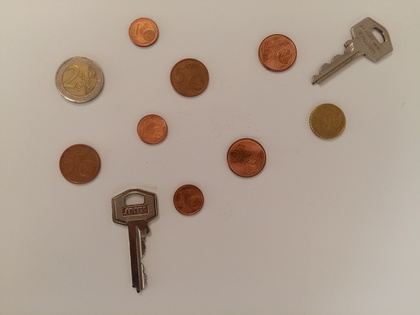
%> input picture Practice3/Code/monedasLlaves.jpg, 420 x 315 px, shrunk from 3264 x 2448 before the run
$ octave practica3.m   (GNU Octave 9; MATLAB toolbox functions it lacks are replaced by stand-ins)
%> lines starting %> are read from the running program, lines starting %| are printed output that depends on the picture; in (x1, y1, x2, y2) boxes, pixels count from 0 and x2, y2 are one past the last pixel; in counts of white or black regions, pixels touching at a corner belong together; the program's own positions count from 1
### Practice3/Code/ExpansionContraste.m
function fMayorContraste=ExpansionContraste(f,porcentajeResidual)

%%%%%%%%%%%%%%%%%%%%%%%%%%%%%%%%%%%%%%%%%%%%%%%%%%%%%%%%%%%%%%%%%%%%%%%%%%
%
% Funcion ExpansionContraste que toma una imagen y un porcentaje que
% servira de referencia para expandir el histograma de la imagen y aumentar
% el contraste.
%
% Parametros de entrada:
% . f: imagen a tratar
% . porcentajeResidual: entero que representa el tanto por ciento a
% despreciar del histograma por cada uno de los lados del mismo.
%
% Parametros de salida:
% . fMayorContraste: imagen con el histograma expandido.
%
%%%%%%%%%%%%%%%%%%%%%%%%%%%%%%%%%%%%%%%%%%%%%%%%%%%%%%%%%%%%%%%%%%%%%%%%%%

[M,N]=size(f); Npixels=M*N;

%Obtenemos el histograma de la imagen
[counts, r]=imhist(f);

%Variables auxiliares para comprobar el porcentaje y tomar el nivel de
%intensidad
integral=0; idx=0;

%Se obtiene el nivel de intensidad minimo a tener en cuenta
while(integral<=porcentajeResidual*Npixels/100)
    idx=idx+1;
    integral=cumsum(counts(1:idx));
end

%Valor minimo hasta el cual los nuevos valores de intensidad seran 0
rmin=r(idx);

integral=0; idx=length(counts);

%Se obtiene el nivel de intensidad maximo a tener en cuenta
while(integral<=(porcentajeResidual*Npixels/100))
    integral=cumsum(counts(idx:end));
    idx=idx-1;
end

%Valor maximo a partir del cual los nuevos valores de intensidad seran 255
rmax=r(idx);

%Se hace uso de la funcion contrasStretching para obtener la lut de
%transformacion lineal a trozos
lut=ContrastStretching(r,rmin,0,rmax,255);

%Aumentamos el contraste haciendo uso de la lut
fMayorContraste=lut(f+1);

end

### Practice3/Code/ContrastStretching.m
function s=ContrastStretching(r, r1, s1, r2,s2)

%%%%%%%%%%%%%%%%%%%%%%%%%%%%%%%%%%%%%%%%%%%%%%%%%%%%%%%%%%%%%%%%%%%%%%%%%%
%
% Funcion ContrastStretching que realiza una tabla de transformacion lineal
% a trozos para un histograma. Por debajo del nivel r1 se transforma segun
% s1; y por encima de r2 se transforma segun s2 hasta 255. El segundo tramo
% es una transformaci?n lineal entre r1-r2, seg?n s1-s2. La transformacion
% es en tres trozos.
%
% Parametros de entrada:
% . r : rango dinamico original de la imagen.
% . r1: rango dinamico original. Valor inicial del segundo tramo de la
%       transformacion
% . s1: rango dinamico nuevo. Valor inicial del segundo tramo de la
%       transformacion
% . r2: rango dinamico original. Valor final del segundo tramo de la
%       transformacion
% . s2: rango dinamico nuevo. Valor final del segundo tramo de la
%       transformacion
% Parametros de salida:
% . s: rango dinamico resultante de la transformacion lineal
%
%%%%%%%%%%%%%%%%%%%%%%%%%%%%%%%%%%%%%%%%%%%%%%%%%%%%%%%%%%%%%%%%%%%%%%%%%%

    %Primer tramo. Por debajo de r1
    if r<=r1
        s0=0;r0=0;m=(s1-s0)/(r1-r0);
    %Tercer tramo. Por encima de r2
    elseif r>=r2
        s0=s2;r0=r2;m=(255-s0)/(255-r0);
    %Segundo tramo. Entre r1 y r2
    else
        s0=s1;r0=r1;m=(s2-s0)/(r2-r0);
    end

    %Ecuacion punto-pendiente de la transformaci?n
    s=uint8(s0+m*(r-r0));

end

### Practice3/Code/CalculaUmbralOtsu.m
function umbral = CalculaUmbralOtsu (h)

%%%%%%%%%%%%%%%%%%%%%%%%%%%%%%%%%%%%%%%%%%%%%%%%%%%%%%%%%%%%%%%%%%%%%%%%%%
%
% Funcion CalculaUmbralOtsu que el histograma de una imagen y calcula un
% umbral para binarizar la imagen, segun el m?todo de Otsu.
%
% Parametros de entrada:
% . h: histograma de la imagen como vector que contiene el numero de
% pixeles de cada nivel.
% Parametros de salida:
% . umbral: nivel de gris que separa el histograma en fondo y objeto.
%
%%%%%%%%%%%%%%%%%%%%%%%%%%%%%%%%%%%%%%%%%%%%%%%%%%%%%%%%%%%%%%%%%%%%%%%%%%

%Obtenemos la funcion de probabilidad del histograma
p = double(h)/sum(h);

%Variable auxiliar que almacena la varianza de la funcion p segun el nivel
%de gris que separe las dos funciones del metodo de Otsu.
tabVarIntraclase = zeros(256,1);

%Para cada nivel de gris, se definen dos funciones de probabilidad, y se
%calcula su varianza
for T = 0:255
   indT = T+1;
   %Se calculan las constantes que escalan las dos funciones desde las que
   %se parte en cada iteracion
   A1 = sum(p(1:indT));
   A2 = sum(p(indT+1:256));

   %Se calculan la medias de ambas funciones de probabilidad
   mu1 = 0;
   mu2 = 0;
   for r=0:T
      mu1 = mu1 + r*p(r+1);
   end
   for r=T+1:255
      mu2 = mu2 + r*p(r+1);
   end

   mu1 = mu1/A1;
   mu2 = mu2/A2;

   %Se calculan la varianzas de ambas funciones de probabilidad
   var1 = 0;
   var2 = 0;
   for r=0:T
      var1 = var1 + (r-mu1)^2*p(r+1);
   end
   for r=T+1:255
      var2 = var2 + (r-mu2)^2*p(r+1);
   end
   var1 = var1/A1;
   var2 = var2/A2;

   %Tabla de varianza de la funcion p para cada par de funciones segun el
   %nivel de gris
   tabVarIntraclase(indT) = A1*var1+A2*var2;
end

%Obtenemos la posici?n del minimo de la varianza, nivel en el que las
%funciones coinciden
[varMin,indMin] = min(tabVarIntraclase);

%El umbral coincidir? con la posici?n (1:256) de dicho m?nimo transformado
%a nivel de gris(0:255)
umbral = indMin-1;

end

### Practice3/Code/cierre.m
function fClose = cierre(f,mask)

    % Numero de filas de la imagen
    M = size(f,1);

    % Aplicamos un dilatado y al resultado aplicamos un erosionado:
    fClose = images.internal.morphop(f,mask,'dilate','notpacked',M);
    fClose = images.internal.morphop(fClose,mask,'erode','notpacked',M);

end

### Practice3/Code/practica3.m
%%%%%%%%%%%%%%%%%%%%%%%         PRACTICA 3            %%%%%%%%%%%%%%%%%%%%%

clear all
close all

%% 1. Lectura y filtrado

%Lectura y conversion a escala de grises:
I=im2double(imread('monedasLlaves.jpg'));I=rgb2gray(I);
%> after `I=rgb2gray(I)`:
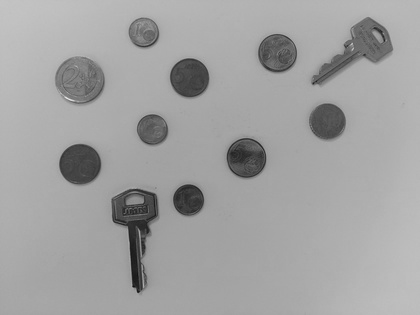
%> I: size 315x420 double; min 0.0651, max 0.925, mean 0.636

figure(1), title(strcat('Imagen monedasLlaves')), imshow(I), shg

%Filtro de mediana:
I_Mediana=uint8(255*medfilt2(I,[5 5]));
%I_mediana=FiltroMediana(I, radioMask);
figure(2), title(strcat('Imagen monedasLlaves filtrada')),...
    imshow(I_Mediana), shg

input('Pulse cualquier tecla para continuar')
%> the answer given: 3

%Expasion de contraste mediante analisis de histograma:
I_MayorContraste=ExpansionContraste(I_Mediana,8);
%> in ExpansionContraste, `[counts, r]=imhist(f);`: counts = 256 values, max 7171 at index 164, min 0 at index 2, mean 516.8; r = 256 values from 0 to 255
%> the loop in ExpansionContraste, `while(integral<=porcentajeResidual*Npixels/100)` made 107 passes
%> integral on passes 1 to 12: 12, [12; 12], [12; 12; 12], [12; 12; 12; 12], [12; 12; 12; 12; 12], [12; 12; 12; 12; 12; 12], [12; 12; 12; 12; 12; 12; 12], [12; 12; 12; 12; 12; 12; 12; 12], [12; 12; 12; 12; 12; 12; 12; 12; 12], [12; 12; 12; 12; 12; 12; 12; 12; 12; 12], [12; 12; 12; 12; 12; 12; 12; 12; 12; 12; 12], [12; 12; 12; 12; 12; 12; 12; 12; 12; 12; 12; 12]
%> after the loop in ExpansionContraste, `while(integral<=porcentajeResidual*Npixels/100)`: idx = 107
%> in ExpansionContraste, `rmin=r(idx);`: rmin = 106
%> the loop in ExpansionContraste, `while(integral<=(porcentajeResidual*Npixels/100))` made 72 passes
%> integral on passes 1 to 12: 0, [0; 0], [0; 0; 0], [0; 0; 0; 0], [0; 0; 0; 0; 0], [0; 0; 0; 0; 0; 0], [0; 0; 0; 0; 0; 0; 0], [0; 0; 0; 0; 0; 0; 0; 0], [0; 0; 0; 0; 0; 0; 0; 0; 0], [0; 0; 0; 0; 0; 0; 0; 0; 0; 0], [0; 0; 0; 0; 0; 0; 0; 0; 0; 0; 0], [0; 0; 0; 0; 0; 0; 0; 0; 0; 0; 0; 0]
%> after the loop in ExpansionContraste, `while(integral<=(porcentajeResidual*Npixels/100))`: idx = 184
%> in ExpansionContraste, `rmax=r(idx);`: rmax = 183
%> in ContrastStretching, `r0=r1`: r0 = 106
%> in ContrastStretching, `m=(s2-s0)/(r2-r0)`: m = 3.31
%> in ContrastStretching, `s=uint8(s0+m*(r-r0));`: s = 256 values from 0 to 255
%> in ExpansionContraste, `fMayorContraste=lut(f+1);`:
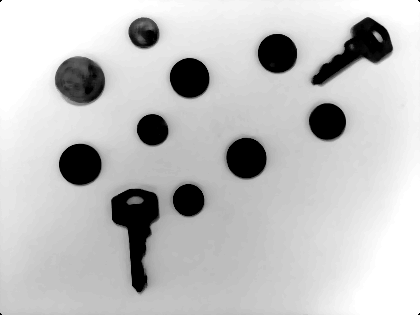
%> fMayorContraste: size 315x420 uint8; min 0, max 255, mean 192.7

figure(3), title(strcat('Imagen monedasLlaves MayorContraste')),...
    imshow(I_MayorContraste), shg

%% Binarizacion de la imagen

%Obetenemos el histograma:
[counts, ~]=imhist(I_MayorContraste);
%> counts = 256 values, max 14223 at index 256, min 0 at index 2, mean 516.8

%Calculamos el umbral de Otsu:
umbral= CalculaUmbralOtsu(counts);
%> in CalculaUmbralOtsu, `p = double(h)/sum(h);`: p = 256 values, max 0.108 at index 256, min 0 at index 2, mean 0.00391
%> the loop in CalculaUmbralOtsu, `for T = 0:255` made 256 passes
%> (A1, A2, mu1, mu2, var1, var2) on passes 1 to 3: (0.0811, 0.919, 0, 209.7, 0, 1647.7), (0.0811, 0.919, 0, 209.7, 0, 1647.7), (0.0811, 0.919, 0, 209.7, 0, 1647.7)
%> in CalculaUmbralOtsu, `[varMin,indMin] = min(tabVarIntraclase);`: varMin = 662.7; indMin = 114
%> in CalculaUmbralOtsu, `umbral = indMin-1;`: umbral = 113
%> umbral = 113

%Binarizacion de la imagen y representacion de la imagen binarizada:
I_binarize=(I_MayorContraste<=umbral); figure(4), imshow(I_binarize)
%> after `I_binarize=(I_MayorContraste<=umbral)`:
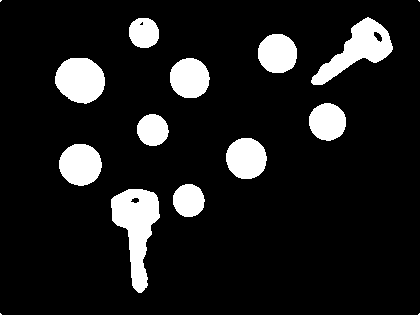
%> I_binarize: size 315x420 logical; 11.6% white; 15 white regions (4 under 20 px), largest, box (x1, y1, x2, y2) and area: (111, 189, 160, 293) 2653, (311, 17, 393, 85) 2159, (55, 58, 105, 104) 1779
%> the run ends on the next line

%% Morfologia para mejora de la imagen de siluetas

%Mascara para cierre y funcion de cierre:
seC=strel('disk',22);
I_closed=cierre(I_binarize,seC); figure(5), imshow(I_closed)
